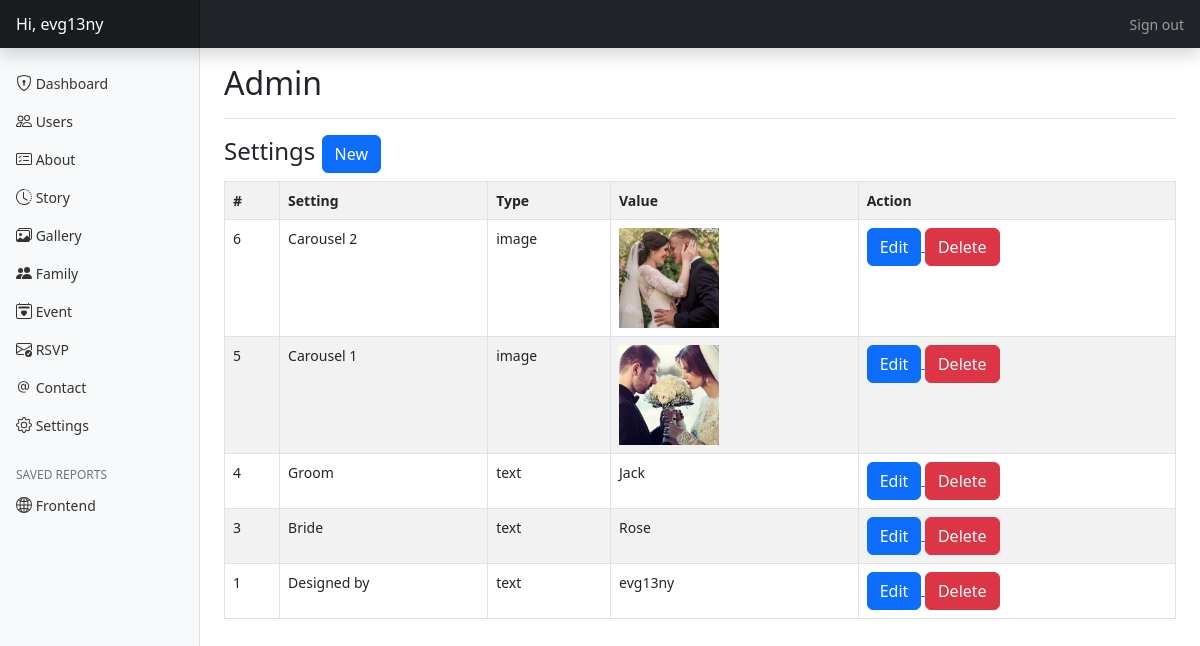
/public/admin/settings (signed in), run on the app's committed database.
### tables this page shows
CREATE TABLE `settings` (
  `id` int(11) NOT NULL,
  `setting` varchar(255) NOT NULL,
  `value` varchar(255) NOT NULL,
  `type` varchar(255) NOT NULL
);

### app/controllers/Admin.php (called while the page is built, shortened)
<?php
class Admin
{
    public function settings($action = null, $id = null)
    {
        $settings = new Settings_model;
        $data["action"] = $action;
        $data["rows"] = $settings->findAll();
        $data["errors"] = $settings->errors;
        $this->view("admin/settings", $data);
    }
}

### app/core/App.php (called while the page is built, shortened)
<?php
class App
{
    private $method = "index";
    private function splitURL()
    {
        $URL = $_GET["url"] ?? "home";
        $URL = explode("/", trim($URL, "/"));
        return $URL;
    }
    public function loadController()
    {
        $URL = $this->splitURL();
        $filename = "../app/controllers/" . ucfirst($URL[0]) . ".php";
        if (file_exists($filename)) {
            unset($URL[0]);
        } else {
            $filename = "../app/controllers/_404.php";
            require $filename;
            $this->controller = "_404";
        }
        $controller = new $this->controller;
        if (!empty($URL[1])) {
            if (method_exists($controller, $URL[1])) {
                $this->method = $URL[1];
                unset($URL[1]);
            }
        }
        call_user_func_array([$controller, $this->method], $URL);
    }
}

### public/index.php (called while the page is built, shortened)
<?php
$app = new App;
$app->loadController();

### app/core/Database.php (called while the page is built, shortened)
<?php
trait Database
{
    private function connect()
    {
        $string = "mysql:hostname=" . DBHOST . ";dbname=" . DBNAME;
        $con = new PDO($string, DBUSER, DBPASS);
        return $con;
    }
    public function query($query, $data = [])
    {
        $con = $this->connect();
        $stm = $con->prepare($query);
        $check = $stm->execute($data);
        if ($check) {
            $result = $stm->fetchAll(PDO::FETCH_OBJ);
            if (is_array($result) && count($result)) {
                return $result;
            }
        }
        return false;
    }
}

### app/core/Model.php (called while the page is built, shortened)
<?php
trait Model
{
    public $limit        = 10;
    public $offset       = 0;
    public $order_type   = "DESC";
    public $order_column = "id";
    public function findAll()
    {
        $query = "SELECT * FROM $this->table ORDER BY $this->order_column $this->order_type LIMIT $this->limit OFFSET $this->offset";
        return $this->query($query);
    }
}

### app/core/functions.php (called while the page is built, shortened)
<?php
function esc($str)
{
    return htmlspecialchars($str);
}
function get_image($filename = "")
{
    if (file_exists($filename)) return ROOT . "/" . $filename;
    return ROOT . "/assets/img/placeholder.jpg";
}

### app/views/admin/settings.view.php (the view, shortened to what this page needs)
<?php if ($action == "add") : ?>
    <div class="col-md-6 mx-auto p-3 text-center">
        <h4>Add new setting</h4>
        <?php if (!empty($errors)) : ?>
            <div class="alert alert-danger text-center"><?= implode("<br>", $errors) ?></div>
        <?php endif; ?>
        <form method="post" enctype="multipart/form-data">
            <input value="<?= old_value("setting") ?>" type="text" name="setting" class="form-control mb-3" placeholder="Setting name">
            <select name="type" class="form-select mb-3">
                <option <?= old_select("type", "text") ?> value="text">Text</option>
                <option <?= old_select("type", "image") ?> value="image">Image</option>
                <option <?= old_select("type", "number") ?> value="number">Number</option>
            </select>
            <button class="btn btn-success my-3">Save</button>
            <a href="<?= ROOT ?>/admin/settings">
                <button class="btn btn-secondary my-3" type="button">Back</button>
            </a>
        </form>
    </div>
<?php else : ?>
    <h4>
        Settings
        <a href="<?= ROOT ?>/admin/settings/add">
            <button class="btn btn-primary">New</button>
        </a>
    </h4>
    <table class="table table-striped table-bordered">
        <tr>
            <th>#</th>
            <th>Setting</th>
            <th>Type</th>
            <th>Value</th>
            <th>Action</th>
        </tr>
        <?php if (!empty($rows)) : ?>
            <?php foreach ($rows as $row) : ?>
                <tr>
                    <td>
                        <?= $row->id ?>
                    </td>
                    <td>
                        <?= $row->setting ?>
                    </td>
                    <td>
                        <?= esc($row->type) ?>
                    </td>
                    <?php if ($row->type == "image") : ?>
                        <td>
                            <img src="<?= get_image($row->value) ?>" style="width: 100px; height: 100px; object-fit: cover;">
                        </td>
                    <?php else : ?>
                        <td>
                            <?= esc($row->value) ?>
                        </td>
                    <?php endif; ?>
                    <td>
                        <a href="<?= ROOT ?>/admin/settings/edit/<?= $row->id ?>">
                            <button class="btn btn-primary">Edit</button>
                        </a>
                        <a href="<?= ROOT ?>/admin/settings/delete/<?= $row->id ?>">
                            <button class="btn btn-danger">Delete</button>
                        </a>
                    </td>
                </tr>
            <?php endforeach; ?>
        <?php endif; ?>
    </table>
<?php endif; ?>

### public/assets/css/dashboard.css (style rules this page uses)
body { font-size: .875rem; }

### data on the page
settings: id "6", setting "Carousel 2", type "image", value (picture)
settings: id "5", setting "Carousel 1", type "image", value (picture)
settings: id "4", setting "Groom", type "text", value "Jack"
settings: id "3", setting "Bride", type "text", value "Rose"
settings: id "1", setting "Designed by", type "text", value "evg13ny"

### other printed values
user("username") "evg13ny"
